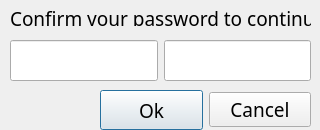
<?xml version="1.0" encoding="UTF-8"?>
<ui version="4.0">
  <class>passwordWindow</class>
  <widget class="QDialog" name="passwordWindow">
    <property name="geometry">
      <rect>
        <x>0</x>
        <y>0</y>
        <width>320</width>
        <height>130</height>
      </rect>
    </property>
    <property name="windowTitle">
      <string>Dialog</string>
    </property>
    <widget class="QLabel" name="label">
      <property name="geometry">
        <rect>
          <x>10</x>
          <y>10</y>
          <width>301</width>
          <height>16</height>
        </rect>
      </property>
      <property name="font">
        <font>
          <family>ISOCP</family>
          <pointsize>14</pointsize>
        </font>
      </property>
      <property name="text">
        <string>Confirm your password to continue:</string>
      </property>
    </widget>
    <widget class="QWidget" name="horizontalLayoutWidget">
      <property name="geometry">
        <rect>
          <x>100</x>
          <y>90</y>
          <width>211</width>
          <height>40</height>
        </rect>
      </property>
      <layout class="QHBoxLayout" name="horizontalLayout_2">
        <item>
          <widget class="QPushButton" name="pushButton">
            <property name="sizePolicy">
              <sizepolicy hsizetype="Minimum" vsizetype="Minimum">
                <horstretch>0</horstretch>
                <verstretch>0</verstretch>
              </sizepolicy>
            </property>
            <property name="font">
              <font>
                <family>ISOCP</family>
                <pointsize>14</pointsize>
              </font>
            </property>
            <property name="text">
              <string>Ok</string>
            </property>
          </widget>
        </item>
        <item>
          <widget class="QPushButton" name="pushButton_2">
            <property name="font">
              <font>
                <family>ISOCP</family>
                <pointsize>14</pointsize>
              </font>
            </property>
            <property name="text">
              <string>Cancel</string>
            </property>
          </widget>
        </item>
      </layout>
    </widget>
    <widget class="QWidget" name="layoutWidget">
      <property name="geometry">
        <rect>
          <x>10</x>
          <y>40</y>
          <width>301</width>
          <height>41</height>
        </rect>
      </property>
      <layout class="QHBoxLayout" name="horizontalLayout">
        <item>
          <widget class="QLineEdit" name="password">
            <property name="sizePolicy">
              <sizepolicy hsizetype="Expanding" vsizetype="Preferred">
                <horstretch>0</horstretch>
                <verstretch>0</verstretch>
              </sizepolicy>
            </property>
          </widget>
        </item>
        <item>
          <widget class="QLineEdit" name="passwordConfirmed">
            <property name="sizePolicy">
              <sizepolicy hsizetype="Expanding" vsizetype="Preferred">
                <horstretch>0</horstretch>
                <verstretch>0</verstretch>
              </sizepolicy>
            </property>
          </widget>
        </item>
      </layout>
    </widget>
  </widget>
  <resources/>
  <connections/>
</ui>
